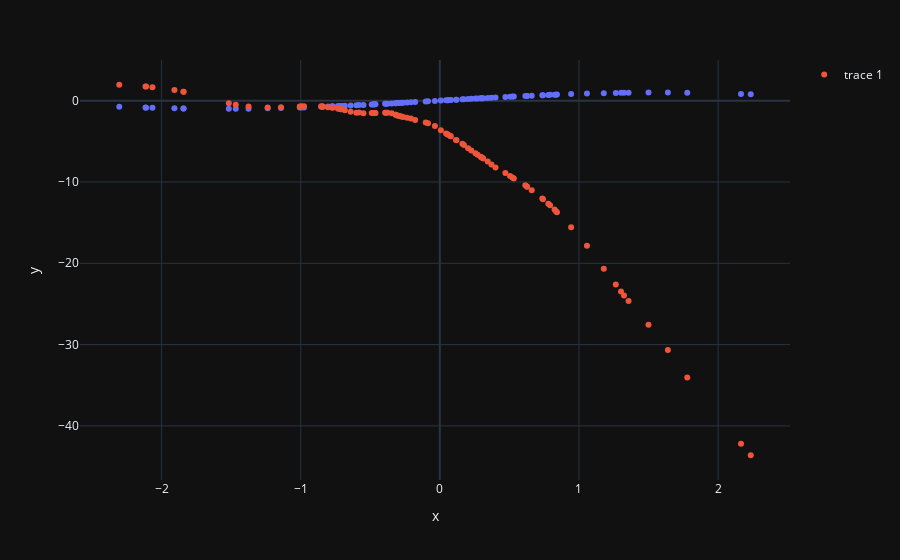
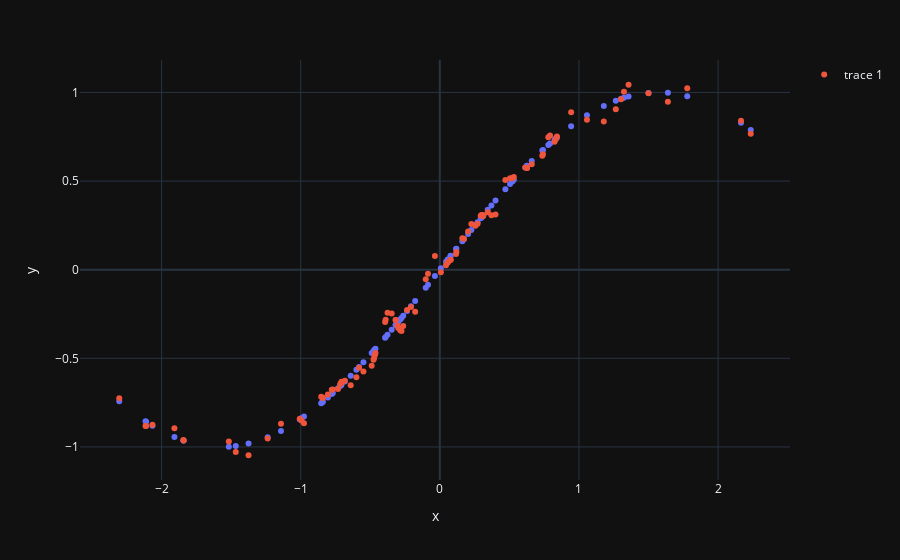
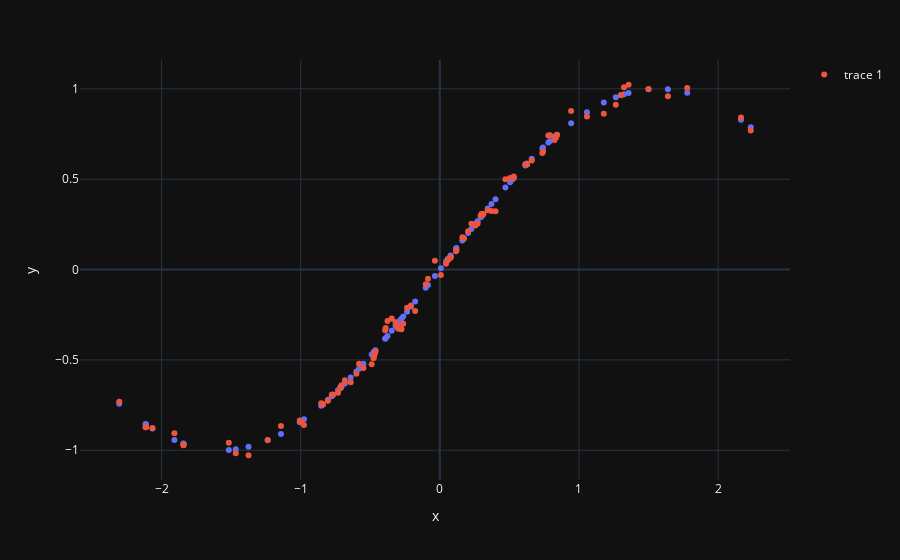
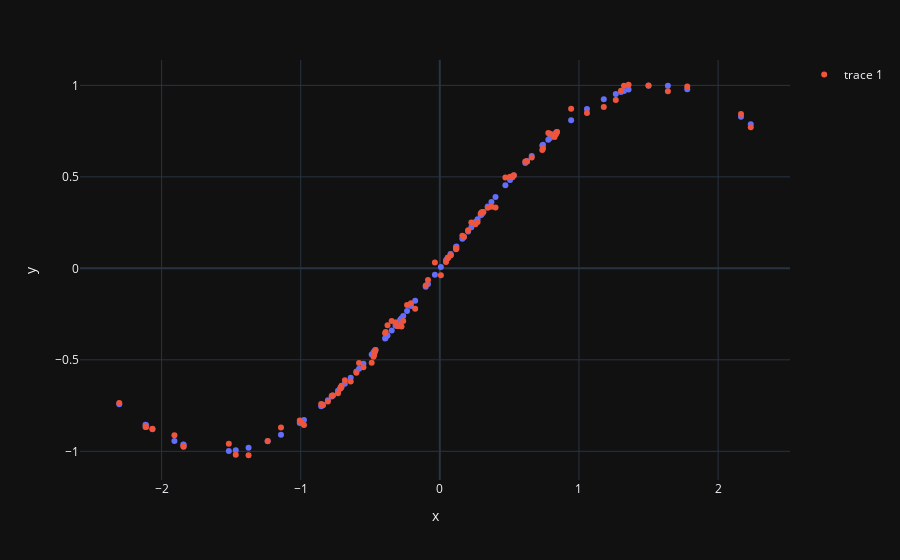

Notebook code cell kept with these figures, in order:
### Code cell
for out in ys:
    fig = px.scatter(x = X.flatten().numpy(), y = y.flatten().numpy())
    fig.add_scatter(x = X.flatten().numpy(), y = out.detach().numpy(), mode='markers')
    fig.show()
